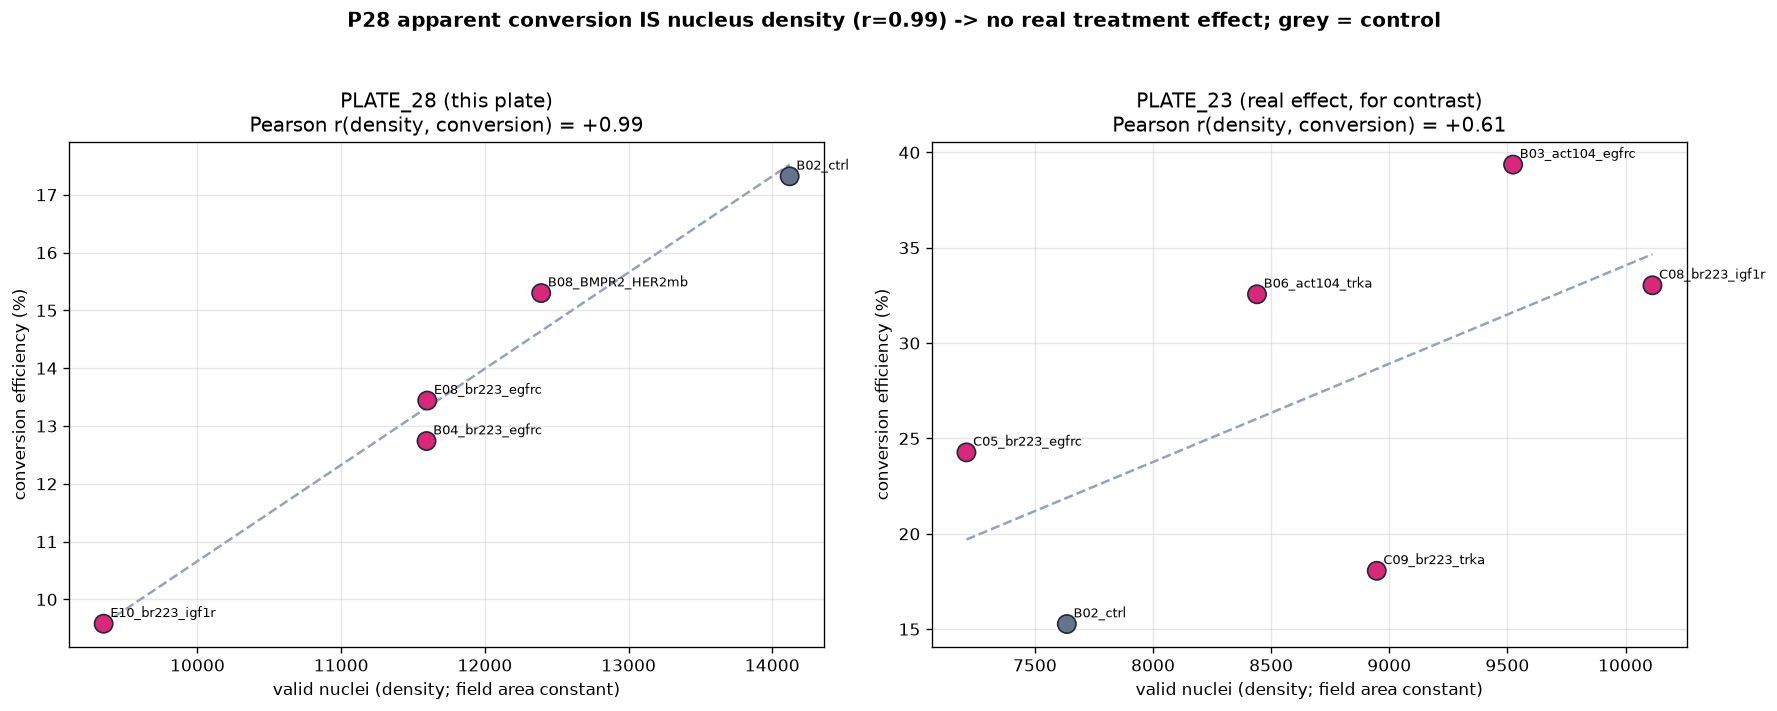

Recreate this plot in Python.
"""PLATE_28 QC: the apparent conversion ranking is a NUCLEUS-DENSITY artifact.

On P28 every well's per-cell Desmin distribution overlaps (no treatment effect),
and the apparent "conversion %" tracks nucleus density almost perfectly
(Spearman = 1.00). In dense fields the 10 um cytoplasmic ring around each nucleus
picks up neighbouring cytoplasm/background, inflating per-cell Desmin -- so denser
wells score higher regardless of true conversion. This figure shows that confound
next to P23, where a real treatment effect dominates and the density correlation is
weak. Conclusion: P28 shows NO interpretable treatment effect.

Run from Conversion_Efficiency/:
    cpenv/Scripts/python.exe New_Quantif_P28/density_confound.py
"""
from __future__ import annotations
import os, json
import numpy as np
from scipy.stats import pearsonr
import matplotlib
matplotlib.use("Agg")
import matplotlib.pyplot as plt

HERE = os.path.dirname(os.path.abspath(__file__))
ROOT = os.path.dirname(HERE)


def load(plate_dir, valid_key):
    r = json.load(open(os.path.join(ROOT, plate_dir, "visualize_final.json")))["per_well"]
    dens = np.array([r[w][valid_key] for w in r])
    conv = np.array([r[w]["conversion_pct"] for w in r])
    labs = [w.split("_", 1)[1] for w in r]
    ctrl = ["ctrl" in w for w in r]
    return dens, conv, labs, ctrl


fig, ax = plt.subplots(1, 2, figsize=(15, 6), sharey=False)
for k, (pdir, title) in enumerate([("New_Quantif_P28", "PLATE_28 (this plate)"),
                                    ("New_Quantif_P23", "PLATE_23 (real effect, for contrast)")]):
    dens, conv, labs, ctrl = load(pdir, "valid")
    r = pearsonr(dens, conv)[0]
    cols = ["#64748b" if c else "#db2777" for c in ctrl]
    ax[k].scatter(dens, conv, c=cols, s=120, edgecolor="#1e293b", zorder=3)
    for x, y, l in zip(dens, conv, labs):
        ax[k].annotate(l, (x, y), fontsize=8, xytext=(4, 4),
                       textcoords="offset points")
    m, b = np.polyfit(dens, conv, 1)
    xs = np.array([dens.min(), dens.max()])
    ax[k].plot(xs, m * xs + b, "--", color="#94a3b8", zorder=1)
    ax[k].set_xlabel("valid nuclei (density; field area constant)")
    ax[k].set_ylabel("conversion efficiency (%)")
    ax[k].set_title(f"{title}\nPearson r(density, conversion) = {r:+.2f}")
    ax[k].grid(alpha=0.3)

fig.suptitle("P28 apparent conversion IS nucleus density (r=0.99) -> no real "
             "treatment effect; grey = control", fontweight="bold")
fig.tight_layout(rect=[0, 0, 1, 0.95])
fig.savefig(os.path.join(HERE, "density_confound.png"), dpi=120,
            bbox_inches="tight", facecolor="white")
print("-> density_confound.png")
